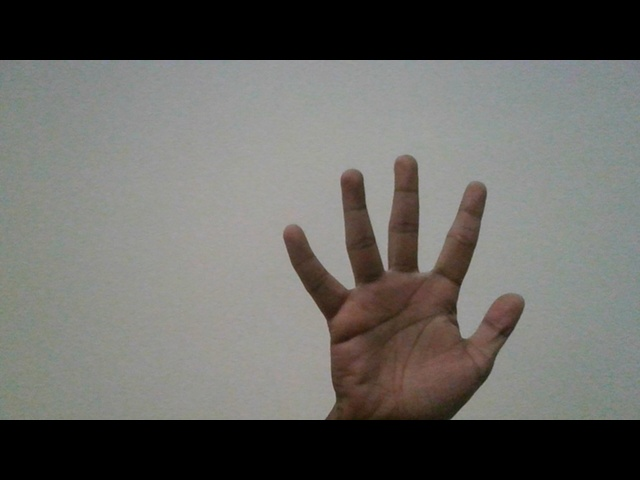
#> input picture Nishan/Palm/Pic (10).jpg, 640 x 480 px, found by its file name; its folder holds only this picture in this run
$ python Dataset_to_binary.py
#> lines starting #> are read from the running program, lines starting #| are printed output that depends on the picture; after the words box and inside, x2 and y2 are one past the last pixel; in counts of white or black regions, pixels touching at a corner belong together
# -*- coding: utf-8 -*-
"""

Converts RGB image capture in camera to 160x90 image in binary using otsu's threshold'

"""

import cv2
import os

#Load image and resize the dimensions to 160x90
path = os.getcwd()
#print(path)
folder = os.path.join(path,r'Nishan\Palm')
print(path, folder)
count = 0

for filename in os.listdir(folder):
    #print(filename)
    image = cv2.imread((os.path.join(folder, filename)))
#> image is the input picture: shape (480, 640, 3); mean B, G, R 98.8, 102.5, 103.3
    #cv2.imshow("Image",image)
    print(image.shape)
#| (480, 640, 3)
    width = 160
    height = 90

    dsize = (width, height)
    resized_image = cv2.resize(image, dsize)
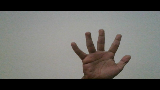
#> resized_image: shape (90, 160, 3); mean B, G, R 99.4, 103.2, 104

    print(resized_image.shape)
#| (90, 160, 3)

    #Convert to grayscale and use otsu's threshold
    gray = cv2.cvtColor(resized_image, cv2.COLOR_BGR2GRAY)
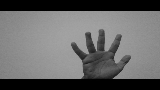
#> gray: shape (90, 160); min 0, max 164, mean 103
    thresh = cv2.threshold(gray, 0,255, cv2.THRESH_BINARY_INV + cv2.THRESH_OTSU)[1]
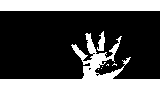
#> thresh: shape (90, 160); 31.3% white; 8 white regions (5 under 20 px), largest, box (x1, y1, x2, y2) and area: (0, 33, 160, 90) 2633, (0, 0, 160, 11) 1760, (97, 31, 105, 51) 95
    output_path = "Pic (" + str(count+1) + ").jpg"
    #cv2.imshow("Binary", thresh)
    cv2.imwrite(output_path, thresh)
    print("Binary {} written".format(count))
    count += 1
    cv2.waitKey()
